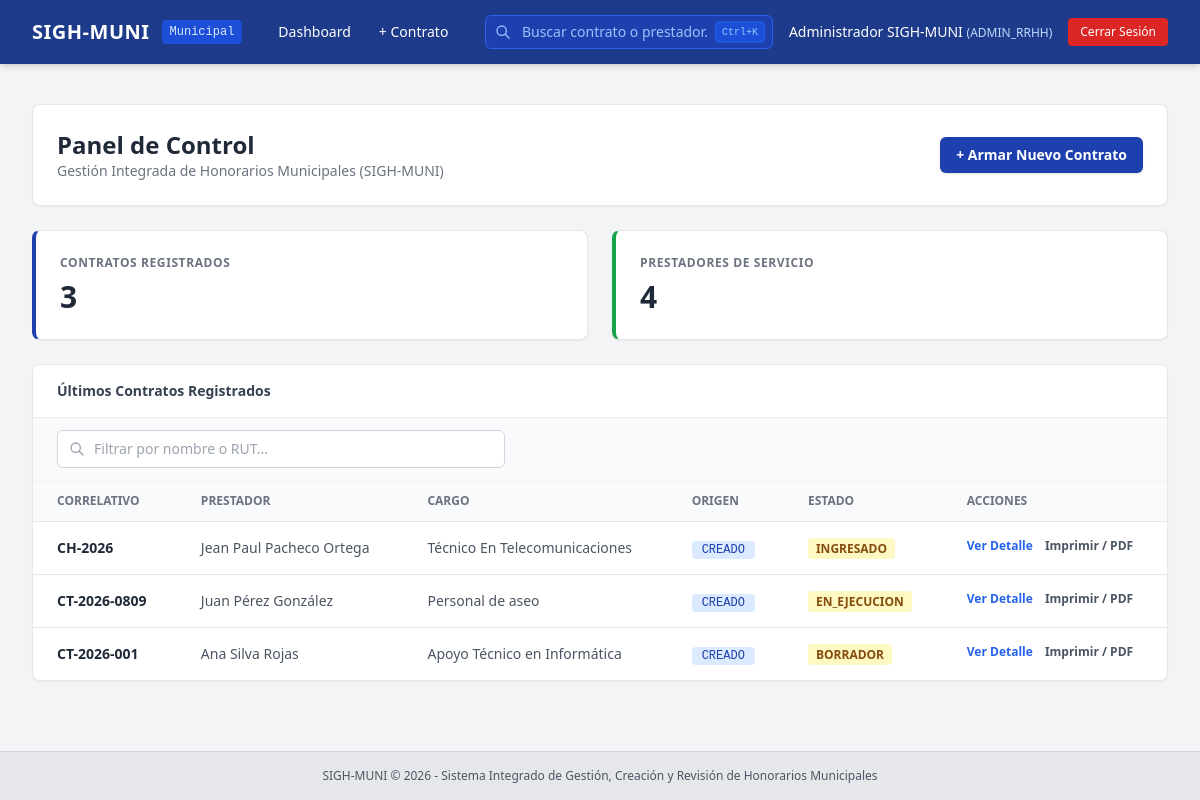
The page / (signed in) on the database its author committed.
### app/models/user.py (models this page shows, shortened)
class User(db.Model):
    __tablename__ = 'users'
    id = db.Column(db.Integer, primary_key=True, autoincrement=True)
    rut = db.Column(db.String(20), nullable=False, unique=True)
    first_name = db.Column(db.String(100), nullable=False)
    last_name = db.Column(db.String(100), nullable=False)
    email = db.Column(db.String(120), nullable=False, unique=True)
    password_hash = db.Column(db.String(255), nullable=False)
    role = db.Column(db.String(50), nullable=False)  # SUPERADMIN, ADMIN_RRHH, JEFE_DEPTO, FINANZAS_CONTROL
    department_id = db.Column(db.Integer, db.ForeignKey('departments.id', ondelete='SET NULL'), nullable=True)
    is_active = db.Column(db.Integer, nullable=False, default=1)
    created_at = db.Column(db.DateTime, nullable=False, default=datetime.utcnow)

### app/models/contract.py (models this page shows, shortened)
class Contract(db.Model):
    __tablename__ = 'contracts'
    id = db.Column(db.Integer, primary_key=True)
    provider_id = db.Column(db.Integer, db.ForeignKey('service_providers.id'), nullable=False)
    department_id = db.Column(db.Integer, db.ForeignKey('departments.id'), nullable=False)
    creation_type = db.Column(db.String(50), default='CREADO')
    contract_number = db.Column(db.String(50), unique=True, nullable=False)
    decline_number = db.Column(db.String(50), nullable=True)
    decline_date = db.Column(db.Date, nullable=True)
    position_title = db.Column(db.String(150), nullable=False)
    program_name = db.Column(db.String(150), nullable=True)
    monthly_amount_gross = db.Column(db.Float, nullable=False)
    total_contract_amount = db.Column(db.Float, nullable=False)
    start_date = db.Column(db.Date, nullable=False)
    end_date = db.Column(db.Date, nullable=False)
    pdf_file_path = db.Column(db.String(255), nullable=True)
    ocr_processed = db.Column(db.Integer, default=0)
    status = db.Column(db.String(30), default='BORRADOR')
    created_at = db.Column(db.DateTime, default=datetime.utcnow)
    provider = db.relationship('ServiceProvider', back_populates='contracts', lazy=True)
    department = db.relationship('Department', backref=db.backref('department_contracts', lazy=True))
    functions = db.relationship('ContractFunction', backref='contract', cascade='all, delete-orphan', lazy=True,
                                order_by='ContractFunction.function_order')
    payments = db.relationship('MonthlyPayment', back_populates='contract', lazy=True, cascade='all, delete-orphan')

### app/models/provider.py (models this page shows, shortened)
class ServiceProvider(db.Model):
    __tablename__ = 'service_providers'
    id = db.Column(db.Integer, primary_key=True, autoincrement=True)
    rut = db.Column(db.String(20), nullable=False, unique=True, index=True)
    first_name = db.Column(db.String(100), nullable=False)
    paternal_last_name = db.Column(db.String(100), nullable=False)
    maternal_last_name = db.Column(db.String(100), nullable=True)
    email = db.Column(db.String(120), nullable=True)
    phone = db.Column(db.String(50), nullable=True)
    address = db.Column(db.Text, nullable=True)
    bank_name = db.Column(db.String(100), nullable=True)
    account_type = db.Column(db.String(50), nullable=True)
    account_number = db.Column(db.String(50), nullable=True)
    created_at = db.Column(db.DateTime, nullable=False, default=datetime.utcnow)
    contracts = db.relationship('Contract', back_populates='provider', lazy=True, cascade="all, delete-orphan")
    @property
    def full_name(self):
        maternal = f" {self.maternal_last_name}" if self.maternal_last_name else ""
        return f"{self.first_name} {self.paternal_last_name}{maternal}"

### app/routes/dashboard.py (the view)
@dashboard_bp.route('/')
@login_required
def index():
    user = get_current_user()
    total_contracts = Contract.query.count()
    total_providers = ServiceProvider.query.count()
    recent_contracts = Contract.query.order_by(Contract.id.desc()).limit(5).all()
    if user.role == 'JEFE_DEPTO':
        pending_payments = MonthlyPayment.query.join(Contract).filter(
            Contract.department_id == user.department_id,
            MonthlyPayment.approval_status.in_(['PENDIENTE_REVISION', 'OBSERVADO'])
        ).count()
    elif user.role == 'FINANZAS_CONTROL':
        pending_payments = MonthlyPayment.query.filter(
            MonthlyPayment.approval_status.in_(['APROBADO_RRHH', 'OBSERVADO'])
        ).count()
    elif user.role in ('ADMIN_RRHH', 'SUPERADMIN'):
        pending_payments = MonthlyPayment.query.filter(
            MonthlyPayment.approval_status != 'APROBADO_FINANZAS'
        ).count()
    else:
        pending_payments = 0
    return render_template(
        'dashboard/index.html',
        total_contracts=total_contracts,
        total_providers=total_providers,
        pending_payments=pending_payments,
        recent_contracts=recent_contracts,
        user=user
    )

### app/__init__.py (called while the page is built)
def create_app(config_class=Config):
    app = Flask(__name__)
    app.config.from_object(config_class)
    os.makedirs(app.config['UPLOAD_FOLDER'], exist_ok=True)
    db.init_app(app)
    migrate.init_app(app, db)
    if 'sqlite' in app.config['SQLALCHEMY_DATABASE_URI']:
        from sqlalchemy import event
        from sqlalchemy.engine import Engine
        @event.listens_for(Engine, "connect")
        def set_sqlite_pragma(dbapi_connection, connection_record):
            cursor = dbapi_connection.cursor()
            cursor.execute("PRAGMA foreign_keys=ON;")
            cursor.close()
    from app.auth.routes import auth_bp
    app.register_blueprint(auth_bp, url_prefix='/auth')
    from app.routes import register_routes
    register_routes(app)
    return app

### app/auth/utils.py (called while the page is built)
def login_required(f):
    @wraps(f)
    def decorated_function(*args, **kwargs):
        if 'user_id' not in session:
            flash('Debes iniciar sesión para acceder a esta sección.', 'warning')
            return redirect(url_for('auth.login', next=request.url))
        return f(*args, **kwargs)
    return decorated_function

def get_current_user():
    if 'user_id' in session:
        return User.query.get(session['user_id'])
    return None

### app/templates/dashboard/index.html (shortened to what this page needs)
{% extends "base.html" %}
{% block content %}
<div class="space-y-6">
    <div class="flex justify-between items-center bg-white p-6 rounded-lg shadow-sm border border-gray-200">
        <div>
            <h1 class="text-2xl font-bold text-gray-800">Panel de Control</h1>
            <p class="text-sm text-gray-500">Gestión Integrada de Honorarios Municipales ({{ g.municipio_nombre | default('SIGH-MUNI') }})</p>
        </div>
        <div class="flex space-x-2">
            <a href="{{ url_for('contract_builder.create') }}" class="bg-blue-800 hover:bg-blue-900 text-white font-semibold px-4 py-2 rounded-md shadow text-sm transition">
                + Armar Nuevo Contrato
            </a>
        </div>
    </div>
    <div class="grid grid-cols-1 md:grid-cols-2 gap-6">
        <div class="bg-white p-6 rounded-lg shadow-sm border border-gray-200 border-l-4 border-l-blue-800">
            <h3 class="text-xs uppercase text-gray-500 font-bold tracking-wider">Contratos Registrados</h3>
            <p class="text-3xl font-extrabold text-gray-800 mt-2">{{ total_contracts }}</p>
        </div>
        <div class="bg-white p-6 rounded-lg shadow-sm border border-gray-200 border-l-4 border-l-green-600">
            <h3 class="text-xs uppercase text-gray-500 font-bold tracking-wider">Prestadores de Servicio</h3>
            <p class="text-3xl font-extrabold text-gray-800 mt-2">{{ total_providers }}</p>
        </div>
    </div>
    <div class="bg-white rounded-lg shadow-sm border border-gray-200 overflow-hidden">
        <div class="px-6 py-4 border-b border-gray-200 font-bold text-gray-700 text-sm flex justify-between items-center">
            <span>Últimos Contratos Registrados</span>
        </div>
        <div class="px-6 py-3 border-b border-gray-100 bg-gray-50">
            <div class="relative max-w-md">
                <svg class="absolute left-3 top-1/2 -translate-y-1/2 w-4 h-4 text-gray-400" fill="none" stroke="currentColor" viewBox="0 0 24 24">
                    <path stroke-linecap="round" stroke-linejoin="round" stroke-width="2" d="M21 21l-6-6m2-5a7 7 0 11-14 0 7 7 0 0114 0z"/>
                </svg>
                <input type="text" id="table_filter_input"
                    placeholder="Filtrar por nombre o RUT..."
                    autocomplete="off"
                    class="w-full pl-9 pr-4 py-2 border border-gray-300 rounded-md text-sm focus:ring-2 focus:ring-blue-500 focus:border-blue-500 transition">
            </div>
        </div>
        <table class="w-full text-left text-sm text-gray-600" id="contracts_table">
            <thead class="bg-gray-50 text-xs uppercase text-gray-500 font-semibold border-b">
                <tr>
                    <th class="px-6 py-3">Correlativo</th>
                    <th class="px-6 py-3">Prestador</th>
                    <th class="px-6 py-3">Cargo</th>
                    <th class="px-6 py-3">Origen</th>
                    <th class="px-6 py-3">Estado</th>
                    <th class="px-6 py-3">Acciones</th>
                </tr>
            </thead>
            <tbody class="divide-y divide-gray-200">
                {% for contract in recent_contracts %}
                <tr class="hover:bg-gray-50 contract-row"
                    data-search="{{ contract.provider.full_name | lower }} {{ contract.provider.rut | lower }} {{ contract.contract_number | lower }} {{ contract.position_title | lower }}">
                    <td class="px-6 py-4 font-semibold text-gray-800">{{ contract.contract_number }}</td>
                    <td class="px-6 py-4">{{ contract.provider.full_name }}</td>
                    <td class="px-6 py-4">{{ contract.position_title }}</td>
                    <td class="px-6 py-4"><span class="bg-blue-100 text-blue-800 text-xs px-2.5 py-0.5 rounded font-mono">{{ contract.creation_type }}</span></td>
                    <td class="px-6 py-4"><span class="bg-yellow-100 text-yellow-800 text-xs px-2 py-0.5 rounded font-semibold">{{ contract.status }}</span></td>
                    <td class="px-6 py-4 flex space-x-3">
                        <a href="{{ url_for('contract_builder.detail', contract_id=contract.id) }}" class="text-blue-600 hover:underline font-semibold text-xs">
                            Ver Detalle
                        </a>
                        <a href="{{ url_for('contract_builder.preview', contract_id=contract.id) }}" target="_blank" class="text-gray-600 hover:underline font-semibold text-xs">
                            Imprimir / PDF
                        </a>
                    </td>
                </tr>
                {% endfor %}
            </tbody>
        </table>
    </div>
</div>
{% endblock %}

### app/templates/base.html (shortened to what this page needs)
<!DOCTYPE html>
<html lang="es">
<head>
    <script src="https://cdn.tailwindcss.com"></script>
</head>
<body class="bg-gray-100 min-h-screen text-gray-800 flex flex-col font-sans">
    <nav class="bg-blue-900 text-white shadow-md relative z-50">
        <div class="max-w-7xl mx-auto px-4 sm:px-6 lg:px-8">
            <div class="flex items-center justify-between h-16">
                <div class="flex items-center space-x-6">
                    <a href="{{ url_for('dashboard.index') }}" class="flex items-center space-x-3">
                        <span class="font-bold text-xl tracking-wide">{{ g.municipio_nombre | default('SIGH-MUNI') }}</span>
                        <span class="text-xs bg-blue-700 px-2 py-1 rounded text-blue-100 font-mono">{{ g.municipio_region | default('Municipal') }}</span>
                    </a>
                    {% if session.get('user_id') %}
                    <div class="hidden md:flex items-center space-x-1 text-sm">
                        <a href="{{ url_for('dashboard.index') }}" class="px-3 py-2 rounded hover:bg-blue-800 transition">Dashboard</a>
                        <a href="{{ url_for('contract_builder.create') }}" class="px-3 py-2 rounded hover:bg-blue-800 transition">+ Contrato</a>
                    </div>
                    {% endif %}
                </div>
                {% if session.get('user_id') %}
                <div class="flex items-center space-x-4">
                    <div class="relative" id="global_search_container">
                        <div class="relative">
                            <svg class="absolute left-2.5 top-1/2 -translate-y-1/2 w-4 h-4 text-blue-300" fill="none" stroke="currentColor" viewBox="0 0 24 24">
                                <path stroke-linecap="round" stroke-linejoin="round" stroke-width="2" d="M21 21l-6-6m2-5a7 7 0 11-14 0 7 7 0 0114 0z"/>
                            </svg>
                            <input type="text" id="global_search_input"
                                placeholder="Buscar contrato o prestador..."
                                autocomplete="off"
                                class="w-56 lg:w-72 pl-9 pr-16 py-1.5 bg-blue-800 border border-blue-600 rounded-md text-sm text-white placeholder-blue-300 focus:outline-none focus:ring-2 focus:ring-blue-400 focus:bg-blue-700 transition">
                            <kbd class="absolute right-2 top-1/2 -translate-y-1/2 text-[10px] bg-blue-700 text-blue-300 px-1.5 py-0.5 rounded border border-blue-600 font-mono">Ctrl+K</kbd>
                        </div>
                    </div>
                    <a href="{{ url_for('auth.profile') }}" class="text-sm font-medium hover:text-blue-200 transition">
                        {{ session.get('user_name') }}
                        <span class="text-xs text-blue-200">({{ session.get('user_role') }})</span>
                    </a>
                    <a href="{{ url_for('auth.logout') }}" class="bg-red-600 hover:bg-red-700 text-white text-xs px-3 py-1.5 rounded transition">
                        Cerrar Sesión
                    </a>
                </div>
                {% endif %}
            </div>
        </div>
    </nav>
    <main class="flex-grow max-w-7xl w-full mx-auto px-4 sm:px-6 lg:px-8 py-6">
        {% block content %}{% endblock %}
    </main>
    <footer class="bg-gray-200 text-center py-4 text-xs text-gray-600 border-t border-gray-300">
        {{ g.municipio_nombre | default('SIGH-MUNI') }} &copy; 2026 - Sistema Integrado de Gestión, Creación y Revisión de Honorarios Municipales
    </footer>
</body>
</html>

### rows shown on the page
User: municipio_nombre "SIGH-MUNI", get "ADMIN_RRHH"
Contract: contract_number "CH-2026", provider.full_name "Jean Paul Pacheco Ortega", position_title "Técnico En Telecomunicaciones", creation_type "CREADO", status "INGRESADO"
Contract: contract_number "CT-2026-0809", provider.full_name "Juan Pérez González", position_title "Personal de aseo", creation_type "CREADO", status "EN_EJECUCION"
Contract: contract_number "CT-2026-001", provider.full_name "Ana Silva Rojas", position_title "Apoyo Técnico en Informática", creation_type "CREADO", status "BORRADOR"

### other values the page prints
{{ g.municipio_region | default('Municipal') }} "Municipal"
{{ session.get('user_name') }} "Administrador SIGH-MUNI"
{{ total_contracts }} "3"
{{ total_providers }} "4"
